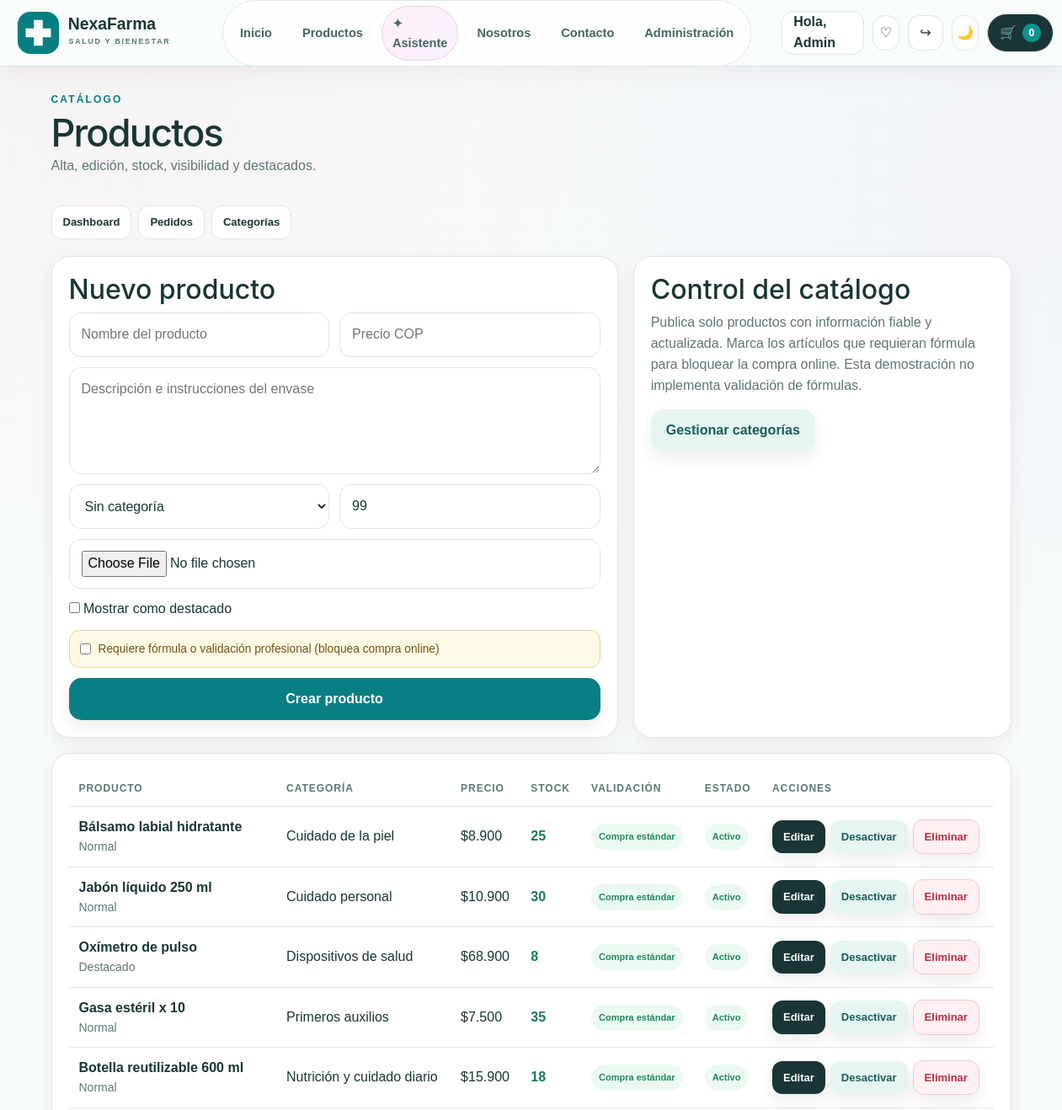
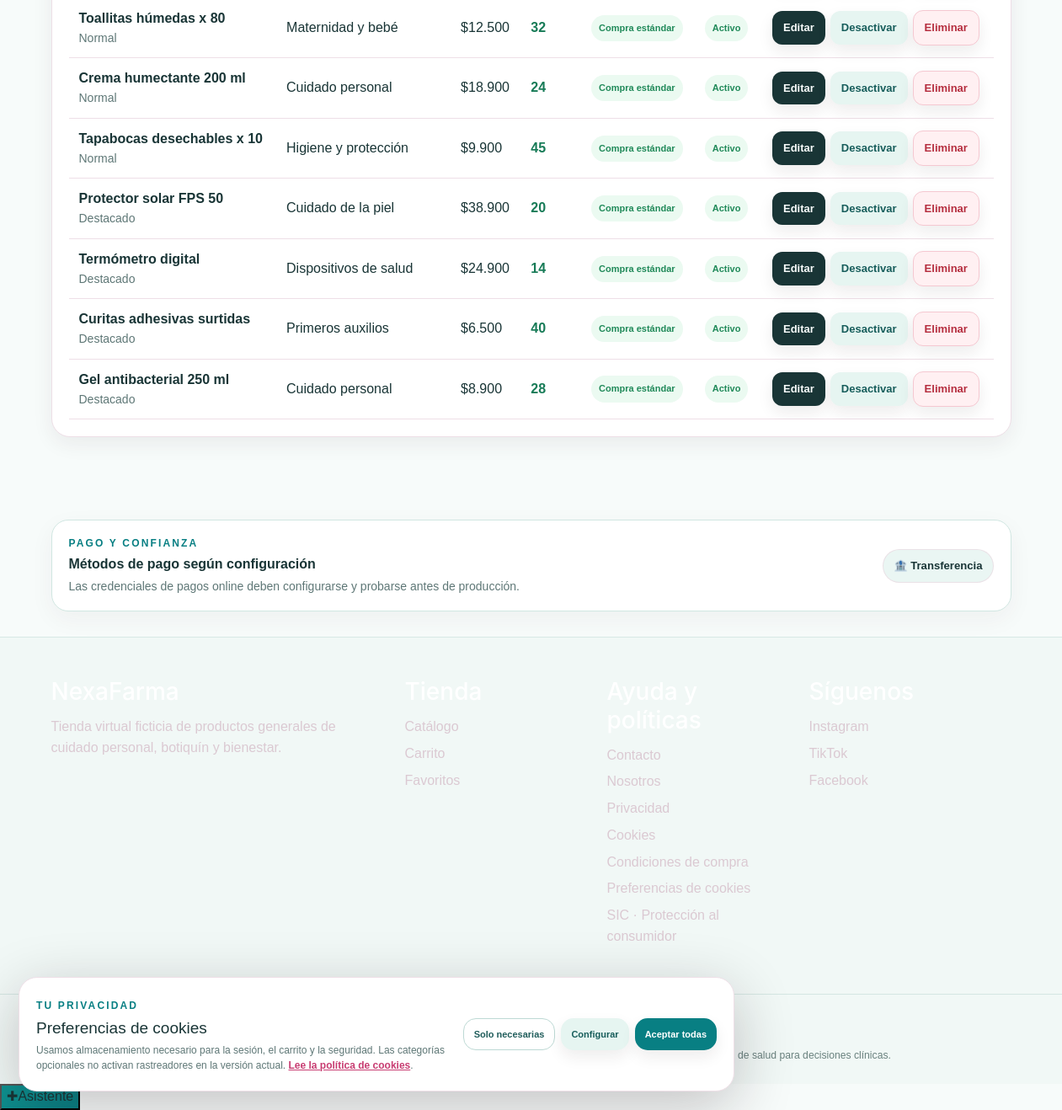
Page /admin/productos (signed in) on the committed database (2 pictures, top to bottom).
### tables this page shows
CREATE TABLE users(
            id INTEGER PRIMARY KEY AUTOINCREMENT,
            first_name TEXT NOT NULL,
            last_name TEXT NOT NULL,
            email TEXT UNIQUE NOT NULL,
            phone TEXT,
            password_hash TEXT NOT NULL,
            google_sub TEXT,
            address TEXT,
            city TEXT,
            neighborhood TEXT,
            is_admin INTEGER DEFAULT 0,
            is_active INTEGER DEFAULT 1,
            created_at TEXT NOT NULL,
            updated_at TEXT
        );

CREATE TABLE products(
            id INTEGER PRIMARY KEY AUTOINCREMENT,
            category_id INTEGER,
            name TEXT NOT NULL,
            description TEXT,
            price INTEGER NOT NULL,
            image TEXT,
            active INTEGER DEFAULT 1,
            featured INTEGER DEFAULT 0,
            stock INTEGER DEFAULT 99,
            requires_prescription INTEGER NOT NULL DEFAULT 0,
            created_at TEXT NOT NULL,
            updated_at TEXT,
            FOREIGN KEY(category_id) REFERENCES categories(id) ON DELETE SET NULL
        );

CREATE TABLE categories(
            id INTEGER PRIMARY KEY AUTOINCREMENT,
            name TEXT UNIQUE NOT NULL,
            slug TEXT UNIQUE,
            active INTEGER DEFAULT 1,
            created_at TEXT NOT NULL
        );

### app.py (the view, shortened to what this page needs)
@app.route("/admin/productos",methods=["GET","POST"])
@admin_required
def admin_products():
    conn=db()
    products=conn.execute("SELECT p.*,c.name category FROM products p LEFT JOIN categories c ON c.id=p.category_id ORDER BY p.id DESC").fetchall(); categories=conn.execute("SELECT * FROM categories ORDER BY name").fetchall(); conn.close(); return render_template("admin_products.html",products=products,categories=categories)

### app.py (called while the page is built, shortened)
def money(value):
    return f"${int(value or 0):,.0f}".replace(",", ".")

def db():
    conn = sqlite3.connect(DB, timeout=15)
    conn.row_factory = sqlite3.Row
    conn.execute("PRAGMA foreign_keys=ON")
    conn.execute("PRAGMA journal_mode=WAL")
    return conn

def current_user():
    uid = session.get("user_id")
    if not uid:
        return None
    conn = db()
    user = conn.execute("SELECT * FROM users WHERE id=? AND is_active=1", (uid,)).fetchone()
    conn.close()
    return user

def admin_required(func):
    @wraps(func)
    def wrapped(*args, **kwargs):
        user = current_user()
        if not user or not user["is_admin"]:
            flash("Debes iniciar sesión como administrador.", "error")
            return redirect(url_for("login", next=request.path))
        return func(*args, **kwargs)
    return wrapped

def csrf_token_value():
    token = session.get("csrf_token")
    if not token:
        token = secrets.token_urlsafe(32)
        session["csrf_token"] = token
    return token

def verify_csrf():
    if request.method not in {"POST", "PUT", "PATCH", "DELETE"}:
        return

@app.before_request
def global_guards():
    verify_csrf()
    if session.get("must_change_password") and request.endpoint not in {"change_password", "logout", "static"}:
        return redirect(url_for("change_password"))

def safe_site_settings():
    settings = {"store_status": "open", "business_notice": "Catálogo de cuidado personal, higiene, botiquín y bienestar. Consulta a un profesional para orientación sanitaria individual."}
    try:
        conn = db()
        rows = conn.execute("SELECT key,value FROM site_settings").fetchall()
        conn.close()
        settings.update({r["key"]: r["value"] for r in rows})
    except Exception:
        app.logger.exception("No se pudieron cargar site_settings")
    return settings

def wompi_is_configured():
    return bool(WOMPI_PUBLIC_KEY and WOMPI_INTEGRITY_SECRET and WOMPI_EVENTS_SECRET)

def wompi_is_available():
    return wompi_is_configured() and not WOMPI_TEMPORARILY_UNAVAILABLE

def mercadopago_is_configured():
    parsed = urlparse(BASE_URL)
    return bool(MERCADOPAGO_ACCESS_TOKEN and MERCADOPAGO_WEBHOOK_SECRET and (parsed.scheme == "https" or parsed.hostname in {"localhost", "127.0.0.1"}))

def smtp_configured():
    return bool(SMTP_HOST and SMTP_FROM)

def resend_configured():
    return bool(RESEND_API_KEY and RESEND_FROM)

### templates/admin_products.html
{% extends 'base.html' %}{% block title %}Productos | Admin{% endblock %}{% block content %}<section class="container admin-shell"><div class="admin-header"><div><span class="eyebrow">CATÁLOGO</span><h1>Productos</h1><p class="muted">Alta, edición, stock, visibilidad y destacados.</p></div></div><nav class="admin-nav"><a href="{{ url_for('admin') }}">Dashboard</a><a href="{{ url_for('admin_orders') }}">Pedidos</a><a href="{{ url_for('admin_catalog') }}">Categorías</a></nav><div class="admin-grid"><section class="admin-card"><h2>Nuevo producto</h2><form class="admin-form" method="post" enctype="multipart/form-data"><input type="hidden" name="csrf_token" value="{{ csrf_token }}"><div class="form-grid"><input class="field" name="name" placeholder="Nombre del producto" required><input class="field" name="price" type="number" min="0" placeholder="Precio COP" required></div><textarea class="field" name="description" rows="4" placeholder="Descripción e instrucciones del envase"></textarea><div class="form-grid"><select class="field" name="category_id"><option value="">Sin categoría</option>{% for c in categories %}<option value="{{ c.id }}">{{ c.name }}</option>{% endfor %}</select><input class="field" name="stock" type="number" min="0" value="99" placeholder="Stock"></div><input class="field" type="file" name="image" accept="image/png,image/jpeg,image/webp,image/gif"><label><input type="checkbox" name="featured"> Mostrar como destacado</label><label class="nf-admin-rx"><input type="checkbox" name="requires_prescription"> Requiere fórmula o validación profesional (bloquea compra online)</label><button class="btn btn-primary" type="submit">Crear producto</button></form></section><aside class="admin-card"><h2>Control del catálogo</h2><p class="muted">Publica solo productos con información fiable y actualizada. Marca los artículos que requieran fórmula para bloquear la compra online. Esta demostración no implementa validación de fórmulas.</p><a class="btn btn-soft" href="{{ url_for('admin_catalog') }}">Gestionar categorías</a></aside></div><section class="admin-card" style="margin-top:18px"><div class="table-wrap"><table class="admin-table"><thead><tr><th>Producto</th><th>Categoría</th><th>Precio</th><th>Stock</th><th>Validación</th><th>Estado</th><th>Acciones</th></tr></thead><tbody>{% for p in products %}<tr><td><b>{{ p.name }}</b><small class="muted" style="display:block">{{ 'Destacado' if p.featured else 'Normal' }}</small></td><td>{{ p.category or '—' }}</td><td>{{ p.price|money }}</td><td><span class="{{ 'stock-good' if p.stock>5 else 'stock-low' }}">{{ p.stock }}</span></td><td>{% if p.requires_prescription %}<span class="status-chip red">Requiere fórmula</span>{% else %}<span class="status-chip green">Compra estándar</span>{% endif %}</td><td><span class="status-chip {{ 'green' if p.active else 'red' }}">{{ 'Activo' if p.active else 'Inactivo' }}</span></td><td><div class="admin-actions"><a class="btn btn-small" href="{{ url_for('admin_product_edit',pid=p.id) }}">Editar</a><form class="inline-form" method="post" action="{{ url_for('product_toggle',pid=p.id) }}"><input type="hidden" name="csrf_token" value="{{ csrf_token }}"><button class="btn btn-small btn-soft" type="submit">{{ 'Desactivar' if p.active else 'Activar' }}</button></form><form class="inline-form" method="post" action="{{ url_for('product_delete',pid=p.id) }}" onsubmit="return confirm('¿Eliminar este producto? Si tiene historial, es preferible desactivarlo.')"><input type="hidden" name="csrf_token" value="{{ csrf_token }}"><button class="btn btn-small btn-danger" type="submit">Eliminar</button></form></div></td></tr>{% else %}<tr><td colspan="7">No hay productos.</td></tr>{% endfor %}</tbody></table></div></section></section>{% endblock %}

### templates/base.html (shortened to what this page needs)
<!doctype html>
<html lang="es" data-theme="light">
<head>
  <link rel="stylesheet" href="https://cdn.jsdelivr.net/npm/bootstrap@5.3.8/dist/css/bootstrap.min.css">
  <link rel="stylesheet" href="{{ url_for('static',filename='css/style.css') }}">
  <link rel="stylesheet" href="{{ url_for('static',filename='css/pharmacy-theme.css') }}">
</head>
<body class="premium-store">
<header class="site-header"><div class="header-inner">
  <a class="brand" href="{{ url_for('home') }}" aria-label="NexaFarma, inicio"><img src="{{ url_for('static',filename='logo.svg') }}" alt="NexaFarma"></a>
  <nav class="desktop-nav" aria-label="Navegación principal">
    <a class="{% if request.endpoint == 'home' %}is-current{% endif %}" href="{{ url_for('home') }}">Inicio</a><a class="{% if request.endpoint in ['menu','product'] %}is-current{% endif %}" href="{{ url_for('menu') }}">Productos</a>
    <a class="nav-agent-link{% if request.endpoint == 'agent_page' %} is-current{% endif %}" href="{{ url_for('agent_page') }}">✦ Asistente</a>
    <a href="{{ url_for('about') }}">Nosotros</a><a href="{{ url_for('contact') }}">Contacto</a>
    {% if user and user.is_admin %}<a href="{{ url_for('admin') }}">Administración</a>{% endif %}
  </nav>
  <div class="header-actions">
    {% if user %}<a class="account-pill" href="{{ url_for('account') }}">Hola, {{ user.first_name }}</a><a class="icon-btn" href="{{ url_for('favorites_page') }}" aria-label="Favoritos" title="Favoritos">♡</a>
      <form class="inline-form logout-form" method="post" action="{{ url_for('logout') }}"><input type="hidden" name="csrf_token" value="{{ csrf_token }}"><button class="icon-btn" type="submit" aria-label="Cerrar sesión" title="Cerrar sesión">↪</button></form>
    {% else %}<a class="account-pill" href="{{ url_for('login') }}">Entrar</a>{% endif %}
    <button class="icon-btn" id="themeToggle" type="button" aria-label="Cambiar tema" title="Cambiar tema">◐</button>
    <a class="cart-pill" href="{{ url_for('cart_view') }}" aria-label="Carrito">🛒 <span>{{ cart_count }}</span></a>
  </div>
</div>
</header>
<main id="main-content">{% block content %}{% endblock %}</main>
<section class="payment-trust container" aria-label="Medios de pago"><div class="payment-trust-copy"><span class="eyebrow">PAGO Y CONFIANZA</span><b>{% if mercadopago_enabled %}Checkout disponible con Mercado Pago{% elif wompi_enabled %}Checkout disponible con Wompi{% else %}Métodos de pago según configuración{% endif %}</b><small>{% if mercadopago_enabled %}El pago se procesa en el entorno de Mercado Pago configurado.{% elif wompi_enabled %}Los medios habilitados dependen de tu comercio.{% else %}Las credenciales de pagos online deben configurarse y probarse antes de producción.{% endif %}</small></div><div class="payment-trust-badges">{% if mercadopago_enabled %}<span>💳 Mercado Pago</span>{% elif wompi_enabled %}<span>💳 Pagos online</span>{% else %}<span>🏦 Transferencia</span>{% endif %}</div></section>
<footer><div class="footer-main container">
  <div><h3>{{ config.name }}</h3><p class="muted">Tienda virtual ficticia de productos generales de cuidado personal, botiquín y bienestar.</p></div>
  <div><h3>Tienda</h3><a href="{{ url_for('menu') }}">Catálogo</a><a href="{{ url_for('cart_view') }}">Carrito</a>{% if user %}<a href="{{ url_for('favorites_page') }}">Favoritos</a>{% endif %}</div>
  <div><h3>Ayuda y políticas</h3><a href="{{ url_for('contact') }}">Contacto</a><a href="{{ url_for('about') }}">Nosotros</a><a href="{{ url_for('privacy_policy') }}">Privacidad</a><a href="{{ url_for('cookie_policy') }}">Cookies</a><a href="{{ url_for('terms_policy') }}">Condiciones de compra</a><a href="#" id="cookiePreferencesOpen">Preferencias de cookies</a>{% if config.whatsapp %}<a href="https://wa.me/{{ config.whatsapp }}" target="_blank" rel="noopener noreferrer">WhatsApp</a>{% endif %}<a href="https://www.sic.gov.co/" target="_blank" rel="noopener noreferrer">SIC · Protección al consumidor</a></div>
  <div><h3>Síguenos</h3><a href="{{ config.instagram }}" target="_blank" rel="noopener">Instagram</a><a href="{{ config.tiktok }}" target="_blank" rel="noopener">TikTok</a><a href="{{ config.facebook }}" target="_blank" rel="noopener">Facebook</a></div>
</div><div class="footer-bottom"><div class="container">© {{ year }} {{ config.name }} · {{ config.address }}{% if config.business_phone %} · {{ config.business_phone }}{% endif %}</div></div>
<div class="health-disclaimer container">Proyecto académico con marca ficticia. El catálogo no es asesoría médica ni confirma la autorización sanitaria de productos. Consulta a un profesional de salud para decisiones clínicas.</div></footer>
<section id="cookieConsentBanner" class="cookie-consent" role="dialog" aria-label="Preferencias de cookies" aria-describedby="cookieConsentText" hidden>
  <div class="cookie-consent-copy"><span class="eyebrow">TU PRIVACIDAD</span><h2>Preferencias de cookies</h2><p id="cookieConsentText">Usamos almacenamiento necesario para la sesión, el carrito y la seguridad. Las categorías opcionales no activan rastreadores en la versión actual. <a href="{{ url_for('cookie_policy') }}">Lee la política de cookies</a>.</p></div>
  <div class="cookie-consent-actions"><button id="cookieAcceptNecessary" class="btn btn-outline" type="button">Solo necesarias</button><button id="cookieCustomize" class="btn btn-soft" type="button" aria-expanded="false">Configurar</button><button id="cookieAcceptAll" class="btn btn-primary" type="button">Aceptar todas</button></div>
</section>
<div id="agentWidget" class="agent-widget" data-agent-mode="widget"><button id="agentWidgetToggle" class="agent-widget-toggle" type="button" aria-expanded="false" aria-controls="agentWidgetPanel"><span aria-hidden="true">✚</span><span>Asistente</span></button></div>
</body></html>

### static/css/pharmacy-theme.css (style rules this page uses)
:root { --bg:#f7fbfa;--surface:#ffffff;--surface-2:#eaf6f3;--text:#193536;--muted:#5e7776;--line:#d7e9e5; --primary:#0e9290;--primary-dark:#087f83;--soft:#edf5fb;--success:#177b57;--warning:#9b6500;--danger:#b52d3e; --shadow:0 18px 55px rgba(19,73,72,.09);--radius:24px;--max:1200px; --nf-deep:#103f43;--nf-mint:#dff5ef;--nf-blue:#eaf3fa;--nf-aqua:#b5e7db; }
html { scroll-padding-top:90px }
body { background:var(--bg);color:var(--text) }
.site-header { background:rgba(248,252,251,.94);border-bottom-color:rgba(207,229,223,.85) }
.brand img { width:220px;max-height:54px }
.desktop-nav a { font-size:.91rem }
.desktop-nav { gap:8px;margin-left:auto;margin-right:12px;padding:6px;border:1px solid #dcebe7;border-radius:999px;background:rgba(255,255,255,.72) }
.desktop-nav a { padding:10px 14px;border-radius:999px;color:#456663;font-weight:800;transition:background .18s,color .18s,box-shadow .18s }
.desktop-nav a::after { display:none }
.desktop-nav .nav-agent-link { color:#456663 }
.btn-primary { background:var(--primary-dark);border-color:var(--primary-dark);color:white }
.btn-soft { background:#e6f5f1;color:#175d5b }
.btn-outline { border-color:#bdd9d4;color:#205d5b }
.eyebrow,.product-meta,.section-link { color:var(--primary-dark) }
.payment-trust { border-color:#d1e7e2;background:#fff }
footer { background:#f1f8f6 }
.footer-bottom { border-color:#d4e6e2 }
.nf-admin-rx { display:flex;align-items:flex-start;gap:9px;padding:11px 12px;border:1px solid #e9d49a;border-radius:12px;background:#fff8e4;color:#6f5417;font-size:.86rem }
.nf-admin-rx input { margin-top:4px;flex-shrink:0 }
.health-disclaimer { padding:14px 0 24px;color:#69817e;font-size:.76rem;line-height:1.6 }
.agent-widget-toggle,.agent-widget .agent-input button { background:linear-gradient(135deg,#0e9290,#087f83) }

### rows in the picture
users: first_name "Admin"
products: name "Bálsamo labial hidratante", featured "Normal", name "Cuidado de la piel", price "$8.900", stock "25", requires_prescription "Compra estándar", active "Activo", active "Desactivar"
products: name "Jabón líquido 250 ml", featured "Normal", name "Cuidado personal", price "$10.900", stock "30", requires_prescription "Compra estándar", active "Activo", active "Desactivar"
products: name "Oxímetro de pulso", featured "Destacado", name "Dispositivos de salud", price "$68.900", stock "8", requires_prescription "Compra estándar", active "Activo", active "Desactivar"
products: name "Gasa estéril x 10", featured "Normal", name "Primeros auxilios", price "$7.500", stock "35", requires_prescription "Compra estándar", active "Activo", active "Desactivar"
products: name "Botella reutilizable 600 ml", featured "Normal", name "Nutrición y cuidado diario", price "$15.900", stock "18", requires_prescription "Compra estándar", active "Activo", active "Desactivar"
products: name "Toallitas húmedas x 80", featured "Normal", name "Maternidad y bebé", price "$12.500", stock "32", requires_prescription "Compra estándar", active "Activo", active "Desactivar"
products: name "Crema humectante 200 ml", featured "Normal", name "Cuidado personal", price "$18.900", stock "24", requires_prescription "Compra estándar", active "Activo", active "Desactivar"
products: name "Tapabocas desechables x 10", featured "Normal", name "Higiene y protección", price "$9.900", stock "45", requires_prescription "Compra estándar", active "Activo", active "Desactivar"
products: name "Protector solar FPS 50", featured "Destacado", name "Cuidado de la piel", price "$38.900", stock "20", requires_prescription "Compra estándar", active "Activo", active "Desactivar"
products: name "Termómetro digital", featured "Destacado", name "Dispositivos de salud", price "$24.900", stock "14", requires_prescription "Compra estándar", active "Activo", active "Desactivar"
products: name "Curitas adhesivas surtidas", featured "Destacado", name "Primeros auxilios", price "$6.500", stock "40", requires_prescription "Compra estándar", active "Activo", active "Desactivar"
products: name "Gel antibacterial 250 ml", featured "Destacado", name "Cuidado personal", price "$8.900", stock "28", requires_prescription "Compra estándar", active "Activo", active "Desactivar"

### other values in the picture
{{ cart_count }} "0"
